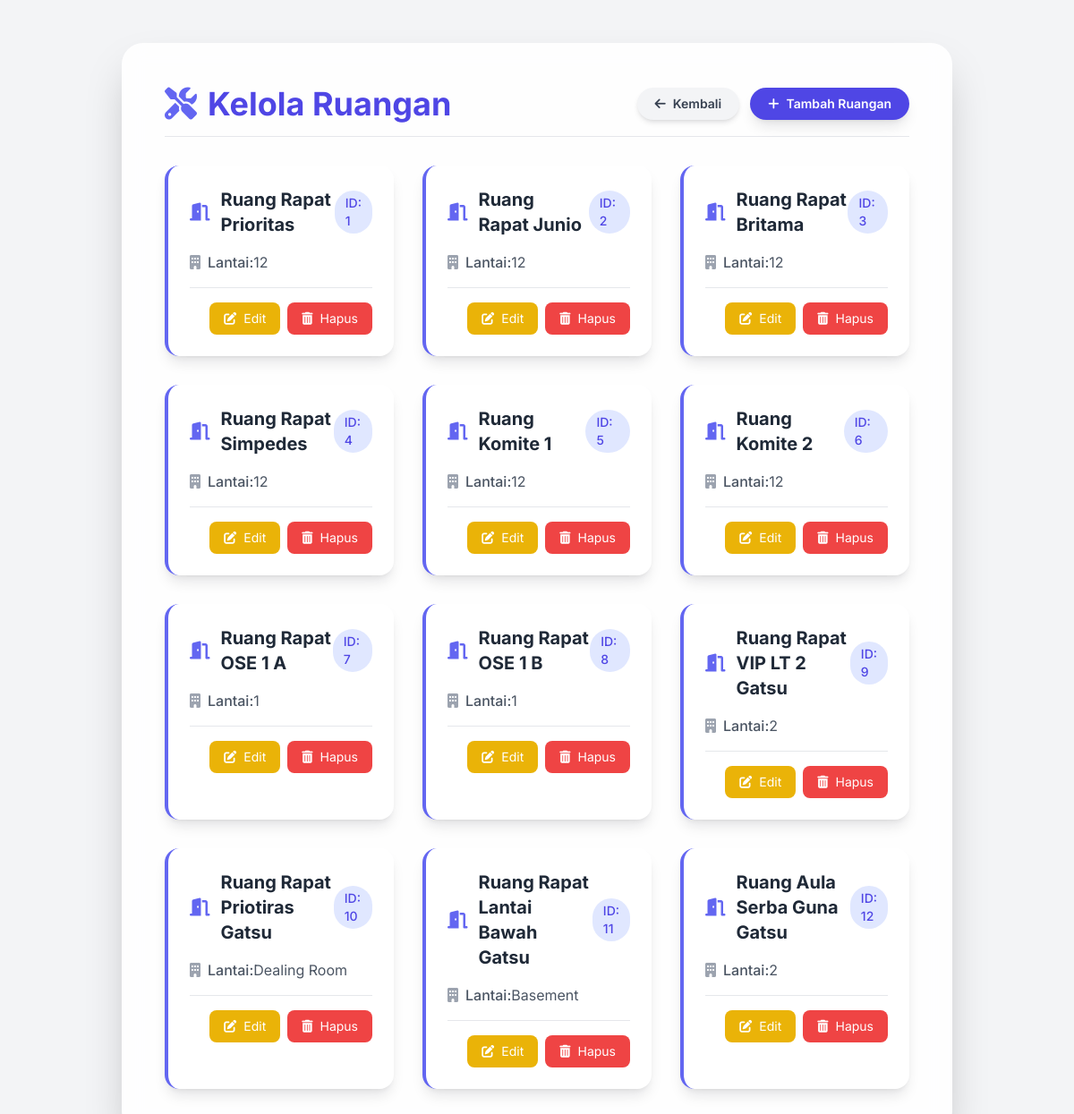
The app's page /rooms (signed in), older data.
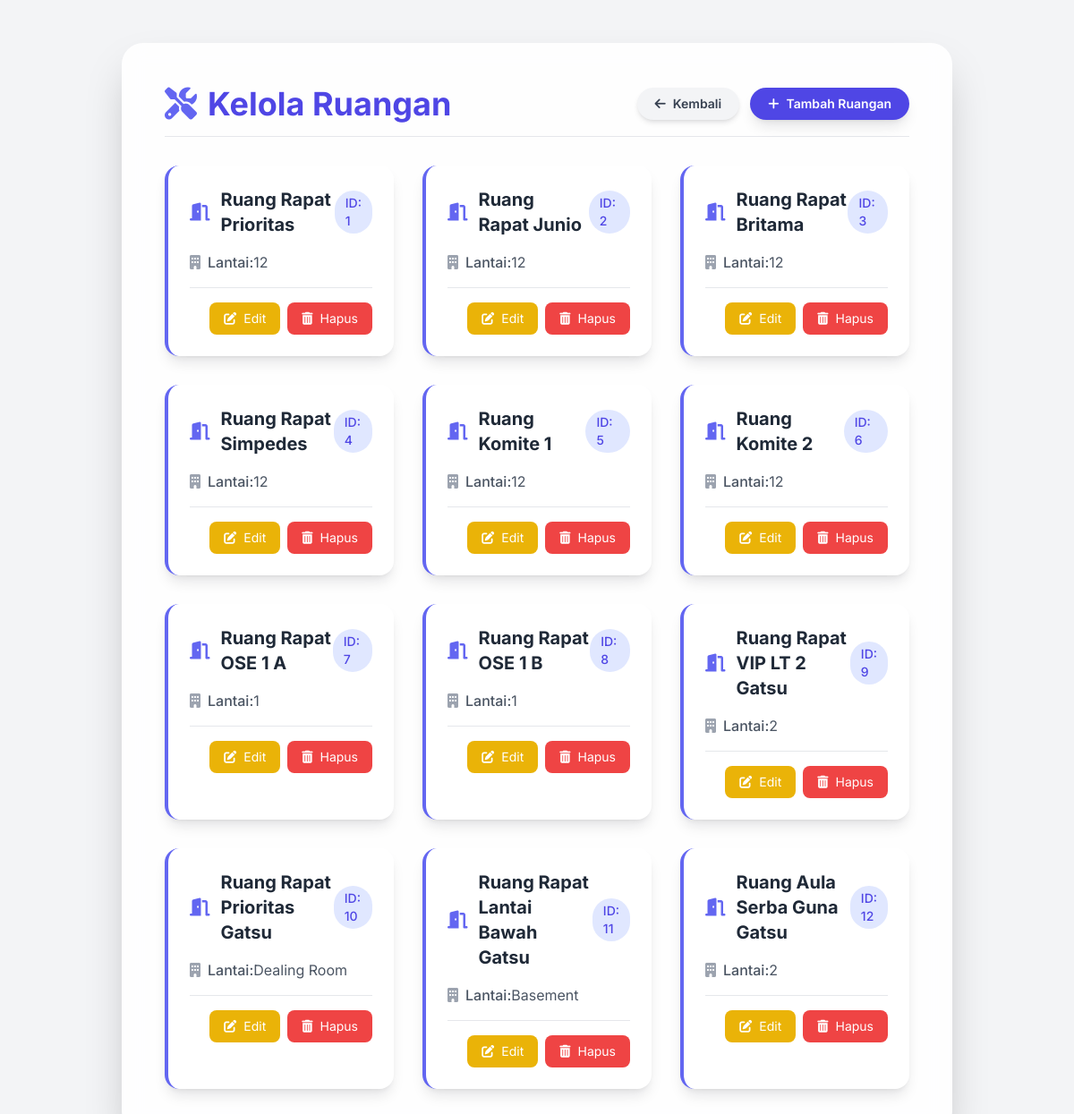
The same page, newer data.
### app.py (models this page shows)
class Room(db.Model):
    id = db.Column(db.Integer, primary_key=True)
    name = db.Column(db.String(50), nullable=False)
    lantai = db.Column(db.String(10), nullable=True)

### app.py (the view)
@app.route('/rooms')
def manage_rooms():
    if 'role' not in session or session['role'] == 'user':
        flash("Anda tidak punya akses!", "danger")
        return redirect(url_for('home'))
    rooms = Room.query.all()
    return render_template('rooms/manage_rooms.html', rooms=rooms)

### templates/rooms/manage_rooms.html (shortened to what this page needs)
<!DOCTYPE html>
<html lang="id">
<head>
    <script src="https://cdn.tailwindcss.com"></script>
    <link rel="stylesheet" href="https://cdnjs.cloudflare.com/ajax/libs/font-awesome/6.5.2/css/all.min.css" xintegrity="sha512-SnH5WK+bZxgPHs44uWIX+LLJAJ9/2PkPKZ5QiAj6Ta86w+fsb2g+j0lQyS7Xg9tA5/z4z6wG/k5fL5q5Lz5P5g==" />
</head>
<body class="bg-gray-100 text-gray-800">
<div class="container mx-auto p-4 md:p-8 lg:p-12 min-h-screen flex items-center justify-center">
    <div class="bg-white/90 backdrop-blur-md rounded-3xl shadow-2xl p-6 md:p-10 lg:p-12 w-full max-w-7xl">
        <div class="flex flex-col md:flex-row justify-between items-start md:items-center mb-8 pb-4 border-b border-gray-200">
            <h2 class="text-indigo-600 font-bold text-3xl md:text-4xl mb-4 md:mb-0 flex items-center">
                <i class="fas fa-tools mr-3 text-indigo-500"></i>Kelola Ruangan
            </h2>
            <div class="flex flex-wrap gap-3">
                <a href="{{ url_for('home') }}" class="py-2 px-5 bg-gray-100 text-gray-700 font-semibold rounded-full shadow-md hover:bg-gray-200 transition-all duration-300 transform hover:-translate-y-1 flex items-center justify-center text-sm">
                    <i class="fas fa-arrow-left mr-2"></i>Kembali
                </a>
                <a href="{{ url_for('add_room') }}" class="py-2 px-5 bg-indigo-600 text-white font-semibold rounded-full shadow-lg hover:bg-indigo-700 transition-all duration-300 transform hover:-translate-y-1 flex items-center justify-center text-sm">
                    <i class="fas fa-plus mr-2"></i>Tambah Ruangan
                </a>
            </div>
        </div>
        <div class="grid grid-cols-1 sm:grid-cols-2 lg:grid-cols-3 gap-6 md:gap-8">
            {% for room in rooms %}
            <div class="bg-white rounded-2xl shadow-lg p-6 border-l-4 border-indigo-500 hover:shadow-xl transition-all duration-300 transform hover:scale-105">
                <div class="flex items-center justify-between mb-4">
                    <h3 class="text-xl font-bold text-gray-800 flex items-center">
                        <i class="fas fa-door-open text-indigo-500 mr-3"></i>
                        {{ room.name }}
                    </h3>
                    <span class="text-sm font-medium text-indigo-600 bg-indigo-100 rounded-full px-3 py-1">
                        ID: {{ room.id }}
                    </span>
                </div>
                <div class="mb-4 text-gray-600">
                    <p class="flex items-center">
                        <i class="fas fa-building text-gray-400 mr-2"></i>
                        <span class="font-medium">Lantai:</span> {{ room.lantai or 'Tidak Ditentukan' }}
                    </p>
                </div>
                <div class="border-t border-gray-200 pt-4 flex justify-end gap-2">
                    <a href="{{ url_for('update_room', room_id=room.id) }}" class="inline-flex items-center px-4 py-2 text-white bg-yellow-500 rounded-lg hover:bg-yellow-600 transition-colors duration-200 text-sm" title="Edit Ruangan">
                        <i class="fas fa-edit mr-2"></i> Edit
                    </a>
                    <form id="delete-form-{{ room.id }}" action="{{ url_for('delete_room', room_id=room.id) }}" method="POST">
                        <button type="button" class="delete-room-btn inline-flex items-center px-4 py-2 text-white bg-red-500 rounded-lg hover:bg-red-600 transition-colors duration-200 text-sm" title="Hapus Ruangan" data-room-id="{{ room.id }}">
                            <i class="fas fa-trash-alt mr-2"></i> Hapus
                        </button>
                    </form>
                </div>
            </div>
            {% endfor %}
        </div>
    </div>
</div>
</body>
</html>

Row changes from the older to the newer data that the page shows:
changed Room "Dealing Room": name "Ruang Rapat Priotiras Gatsu" → "Ruang Rapat Prioritas Gatsu"
